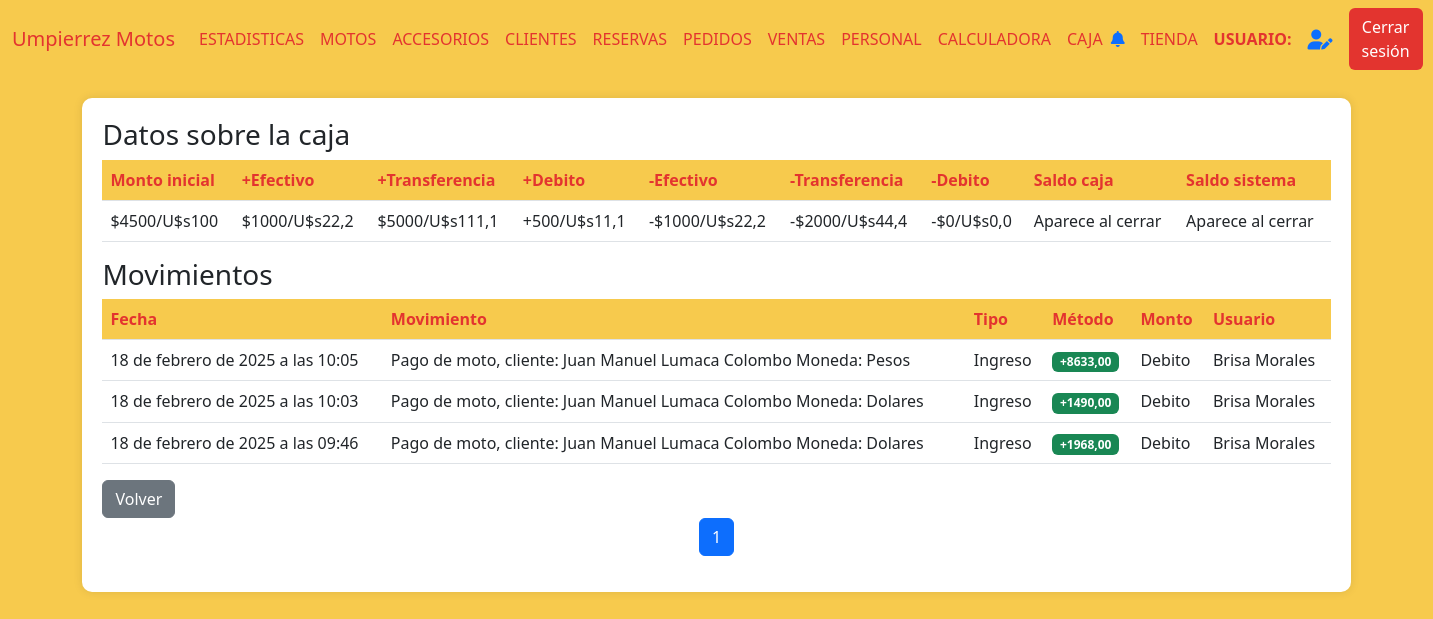
The page /movimientos_caja/11 (signed in) on the database as committed earlier.
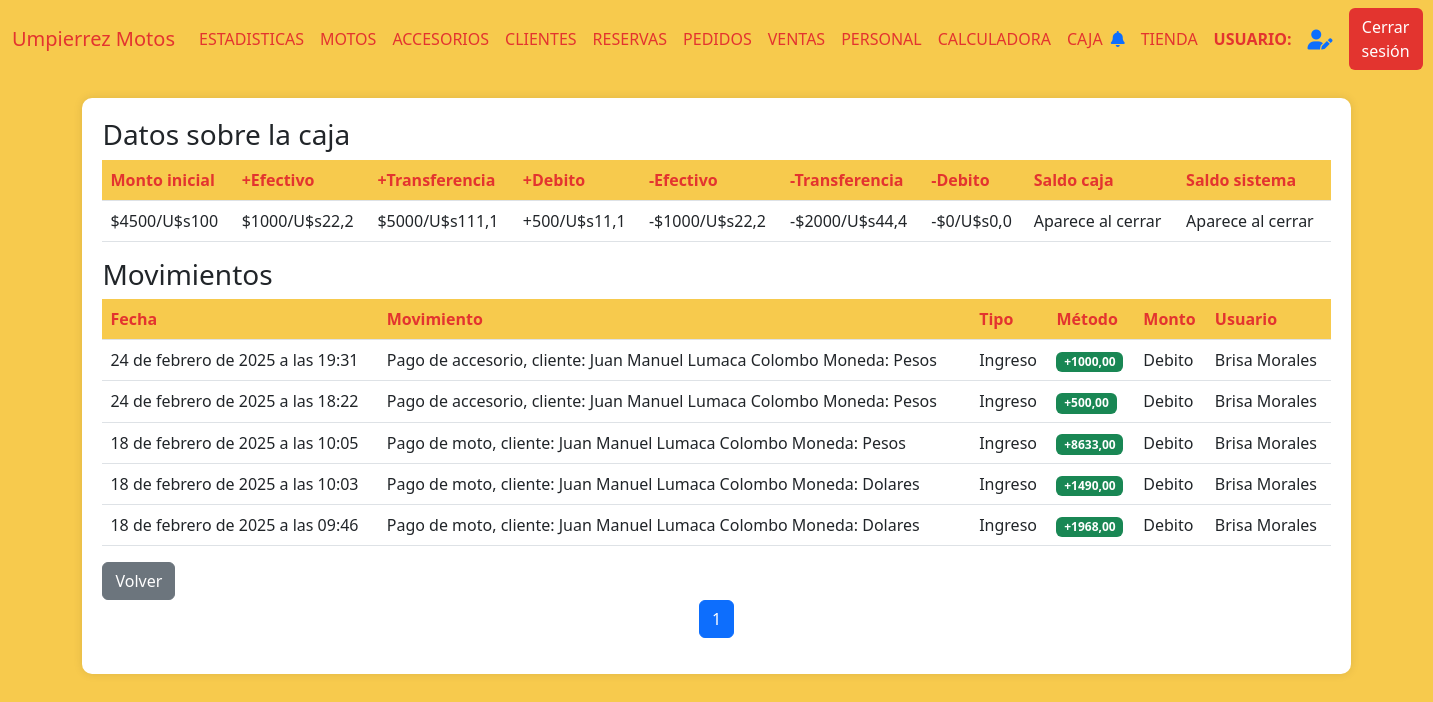
The same page on the database as committed later.
### AppUM/models.py (models this page shows)
class Movimientos(models.Model):
    fecha = models.DateTimeField()
    movimiento = models.TextField(null=True, blank=True)
    tipo = models.CharField(max_length=10)
    monto = models.DecimalField(max_digits=10, decimal_places=2)
    caja = models.ForeignKey(Caja, related_name='movimiento_caja', on_delete=models.CASCADE)
    usuario = models.ForeignKey(Personal, related_name='usuario_movimiento', on_delete=models.CASCADE)

### AppUM/decorators.py (the view)
    def _wrapped_view(request, *args, **kwargs):
        user = request.user
        if user.is_authenticated:
            usuario_consulta = Personal.objects.filter(usuario=user.username).first()
            if usuario_consulta:
                if Administrativo.objects.filter(personal_ptr_id=usuario_consulta.id,activo=1).exists():
                    return view_func(request, *args, **kwargs)
                else:
                    raise PermissionDenied
            else:
                return view_func(request, *args, **kwargs)
        else:
            return redirect('Login')  # Redirigir al login si no está autenticado

### AppUM/context_processors.py (called while the page is built)
def cantidad_solicitudes_no_leidas(req):
    if req.user.is_authenticated:
        usuario = req.user
        usuario_actual = Personal.objects.filter(usuario=usuario.username).first()
        notificaciones = NotificacionPersonal.objects.filter(personal=usuario_actual,leido=0).count()
    else:
        notificaciones = 0
    return {'notificaciones': notificaciones}

### AppUM/functions.py (called while the page is built)
def funcion_paginas_varias(req,instancia_model):
    paginator = Paginator(instancia_model, 5)  # 5 motos por página
    page_number = req.GET.get('page')  # Obtiene el número de página desde la URL
    page_obj = paginator.get_page(page_number)
    return page_obj

### AppUM/views.py (called while the page is built)
@admin_required
def movimientos_caja(req,id_caja):
    try:
        movimientos = Movimientos.objects.filter(caja_id=id_caja).order_by('-fecha')
        data = []
        for movimiento in movimientos:
            usuario = Personal.objects.get(id=movimiento.usuario_id)
            data.append({
                "movimiento":movimiento,
                "descripcion":movimiento.movimiento if movimiento.movimiento else "Sin descripción",
                "usuario":usuario.nombre + " " + usuario.apellido
            })
        page_obj = funcion_paginas_varias(req,data)
        return render(req, "perfil_administrativo/arqueos/movimientos.html", {"page_obj": page_obj})
    except Exception as e:
        return render(req,"perfil_administrativo/arqueos/movimientos.html",{"error_message":e})

### AppUM/templates/perfil_administrativo/arqueos/movimientos.html (shortened to what this page needs)
{% extends "perfil_administrativo/padre_perfil_administrativo.html" %}
{% load static %}
{% block contenidoQueCambia %}
<link href="https://cdnjs.cloudflare.com/ajax/libs/font-awesome/6.0.0/css/all.min.css" rel="stylesheet">
<link href="https://cdn.jsdelivr.net/npm/bootstrap-icons@1.10.0/font/bootstrap-icons.css" rel="stylesheet">
<div class="table-container" id="inventarios">
    <h3>Datos sobre la caja</h3>
    <table class="table">
        <thead>
            <tr>
                <th>Monto inicial</th>
                <th>+Efectivo</th>
                <th>+Transferencia</th>
                <th>+Debito</th>
                <th>-Efectivo</th>
                <th>-Transferencia</th>
                <th>-Debito</th>
                <th>Saldo caja</th>
                <th>Saldo sistema</th>
            </tr>
        </thead>
        <tbody>
                <tr>
                    <td>$4500/U$s100</td>
                    <td>$1000/U$s22,2</td>
                    <td>$5000/U$s111,1</td>
                    <td>
                        +500/U$s11,1
                    </td>
                    <td>-$1000/U$s22,2</td>
                    <td>-$2000/U$s44,4</td>
                    <td>-$0/U$s0,0</td>
                    <td>Aparece al cerrar</td>
                    <td>Aparece al cerrar</td>
                </tr>
        </tbody>
    </table>
    <h3>Movimientos</h3>
    <table class="table">
        <thead>
            <tr>
                <th>Fecha</th>
                <th>Movimiento</th>
                <th>Tipo</th>
                <th>Método</th>
                <th>Monto</th>
                <th>Usuario</th>
            </tr>
        </thead>
        <tbody>
            {% if page_obj %}
                {% for movimiento in page_obj %}
                <tr>
                    <td>{{ movimiento.movimiento.fecha }}</td>
                    <td>{{ movimiento.descripcion }}</td>
                    <td>{{ movimiento.movimiento.tipo }}</td>
                    <td>
                        {% if movimiento.movimiento.tipo == "Egreso" %}
                        <span class="badge bg-danger">-{{ movimiento.movimiento.monto }}</span>
                        {% else %}
                        <span class="badge bg-success">+{{ movimiento.movimiento.monto }}</span>
                        {% endif %}
                    </td>
                    <td>Debito</td>
                    <td>{{ movimiento.usuario }}</td>
                </tr>
                {% endfor %}
            {% else %}
                <tr>
                    <td colspan="9" class="text-center text-muted">
                        No hay registros de movimientos disponibles en esta caja.
                    </td>
                </tr>
            {% endif %}
        </tbody>
    </table>
    <a href="{% url 'Arqueos' %}" class="btn btn-secondary">Volver</a>
    <nav aria-label="Page navigation">
        <ul class="pagination justify-content-center">
            {% for num in page_obj.paginator.page_range %}
            <li class="page-item {% if page_obj.number == num %}active{% endif %}">
                <a class="page-link" href="?page={{ num }}">{{ num }}</a>
            </li>
            {% endfor %}
        </ul>
    </nav>
</div>
{% endblock %}

### AppUM/templates/perfil_administrativo/padre_perfil_administrativo.html (shortened to what this page needs)
<!DOCTYPE html>
<html lang="es">
<head>
    {% load static %}
    <link href="https://cdn.jsdelivr.net/npm/bootstrap@5.3.0/dist/css/bootstrap.min.css" rel="stylesheet">
    <link href="https://cdnjs.cloudflare.com/ajax/libs/font-awesome/6.0.0/css/all.min.css" rel="stylesheet">
    <link href="{% static 'css/styles.css' %}" rel="stylesheet" />
</head>
<body>
    <nav class="navbar navbar-expand-lg navbar-custom">
        <div class="container-fluid">
            <a class="navbar-brand" href="#">Umpierrez Motos</a>
            <div class="collapse navbar-collapse" id="navbarNav">
                <ul class="navbar-nav me-auto mb-2 mb-lg-0">
                    <li class="nav-item {% if active_page == 'Estadisticas' %}active{% endif %}">
                        <a class="nav-link" href="{% url 'Estadisticas' %}" onclick="">ESTADISTICAS</a>
                    </li>
                    <li class="nav-item {% if active_page == 'Motos' %}active{% endif %}">
                        <a class="nav-link" href="{% url 'Motos' %}" onclick="">MOTOS</a>
                    </li>
                    <li class="nav-item">
                        <a class="nav-link" href="{% url 'Accesorios' %}" onclick="">ACCESORIOS</a>
                    </li>
                    <li class="nav-item">
                        <a class="nav-link" href="{% url 'Clientes' %}" onclick="">CLIENTES</a>
                    </li>
                    <li class="nav-item">
                        <a class="nav-link" href="{% url 'Reservas' %}" onclick="">RESERVAS</a>
                    </li>
                    <li class="nav-item">
                        <a class="nav-link" href="{% url 'Pedidos' %}" onclick="">PEDIDOS</a>
                    </li>
                    <li class="nav-item">
                        <a class="nav-link" href="{% url 'Ventas' %}" onclick="">VENTAS</a>
                    </li>
                    <li class="nav-item">
                        <a class="nav-link" href="{% url 'Personal' %}" onclick="">PERSONAL</a>
                    </li>
                    <li class="nav-item">
                        <a class="nav-link" href="{% url 'Calculadora' %}" onclick="">CALCULADORA</a>
                    </li>
                    <li class="nav-item">
                        <a class="nav-link" href="{% url 'Arqueos' %}" onclick="">CAJA</a>
                    </li>
                </ul>
                <div class="d-flex align-items-center">
                    <div class="notification-bell me-3">
                        <a href="{% url 'NotificacionesAdministrativo' %}" class="text-decoration-none">
                            <i class="fas fa-bell"></i>
                        </a>
                    </div>
                    <a href="{% url 'Tienda' %}" class="nav-link me-3">TIENDA</a>
                    <span class="navbar-text me-3">
                        <strong>USUARIO:</strong> {{ request.user.first_name }}
                    </span>
                    <a href="{% url 'EditarUsuario' %}" class="me-3" title="Editar Perfil">
                        <i class="fas fa-user-edit fa-lg"></i>
                    </a>
                    <a href="{% url 'CerrarSesion' %}">
                        <button class="btn btn-logout">Cerrar sesión</button>
                    </a>
                </div>
            </div>
        </div>
    </nav>
    <div class="container-fluid" id="content">
        {% block contenidoQueCambia %}
        {% endblock %}
    </div>
</body>
</html>

### AppUM/static/css/styles.css (style rules this page uses)
body { background-color: #f7ca4d; }
.navbar-custom { background-color: #f7ca4d; }
.navbar-brand, .nav-link, .navbar-text { color: #e3342f !important; }
.btn-logout { background-color: #e3342f; color: #fff; }
.table-container { background-color: #fff; border-radius: 10px; padding: 20px; box-shadow: 0px 0px 10px rgba(0, 0, 0, 0.1); margin: 20px auto; max-width: 90%; }
.table th { background-color: #f7ca4d; color: #e3342f; }
.notification-bell { position: relative; cursor: pointer; }

Rows that differ between the two databases and show on the page:
added Movimientos: movimiento.fecha "24 de febrero de 2025 a las 19:31", descripcion "Pago de accesorio, cliente: Juan Manuel Lumaca Colombo Moneda: Pesos", movimiento.tipo "Ingreso", movimiento.monto "1000,00", usuario "Brisa Morales"
added Movimientos: movimiento.fecha "24 de febrero de 2025 a las 18:22", descripcion "Pago de accesorio, cliente: Juan Manuel Lumaca Colombo Moneda: Pesos", movimiento.tipo "Ingreso", movimiento.monto "500,00", usuario "Brisa Morales"
